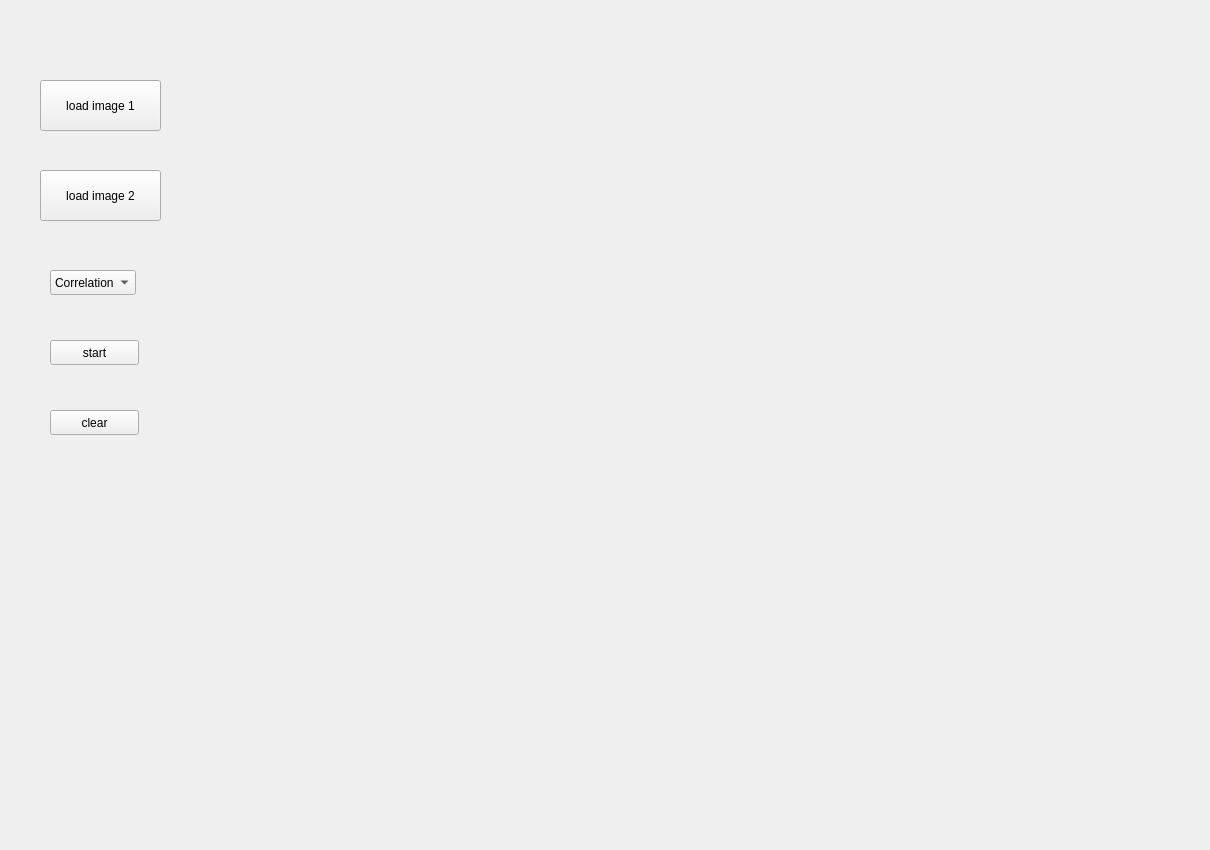
      <widget class="QWidget" name="tab_2">
       <attribute name="title">
        <string>Matching</string>
       </attribute>
       <widget class="QPushButton" name="loadImageMatchBtn_1">
        <property name="geometry">
         <rect>
          <x>40</x>
          <y>80</y>
          <width>121</width>
          <height>51</height>
         </rect>
        </property>
        <property name="text">
         <string>load image 1</string>
        </property>
       </widget>
       <widget class="QComboBox" name="matchSelect">
        <property name="geometry">
         <rect>
          <x>50</x>
          <y>270</y>
          <width>86</width>
          <height>25</height>
         </rect>
        </property>
        <item>
         <property name="text">
          <string>Correlation</string>
         </property>
        </item>
        <item>
         <property name="text">
          <string>SSD</string>
         </property>
        </item>
       </widget>
       <widget class="QWidget" name="widget_3" native="true">
        <property name="geometry">
         <rect>
          <x>260</x>
          <y>300</y>
          <width>120</width>
          <height>80</height>
         </rect>
        </property>
       </widget>
       <widget class="QCustomPlot" name="imageMatch_1" native="true">
        <property name="geometry">
         <rect>
          <x>190</x>
          <y>40</y>
          <width>491</width>
          <height>391</height>
         </rect>
        </property>
       </widget>
       <widget class="QCustomPlot" name="imageMatch_2" native="true">
        <property name="geometry">
         <rect>
          <x>710</x>
          <y>40</y>
          <width>491</width>
          <height>391</height>
         </rect>
        </property>
       </widget>
       <widget class="QPushButton" name="loadImageMatchBtn_2">
        <property name="geometry">
         <rect>
          <x>40</x>
          <y>170</y>
          <width>121</width>
          <height>51</height>
         </rect>
        </property>
        <property name="text">
         <string>load image 2</string>
        </property>
       </widget>
       <widget class="QCustomPlot" name="resultMatch" native="true">
        <property name="geometry">
         <rect>
          <x>210</x>
          <y>450</y>
          <width>982</width>
          <height>391</height>
         </rect>
        </property>
       </widget>
       <widget class="QPushButton" name="startMatchingBtn">
        <property name="geometry">
         <rect>
          <x>50</x>
          <y>340</y>
          <width>89</width>
          <height>25</height>
         </rect>
        </property>
        <property name="text">
         <string>start</string>
        </property>
       </widget>
       <widget class="QPushButton" name="matchClearBtn">
        <property name="geometry">
         <rect>
          <x>50</x>
          <y>410</y>
          <width>89</width>
          <height>25</height>
         </rect>
        </property>
        <property name="text">
         <string>clear</string>
        </property>
       </widget>
      </widget>
